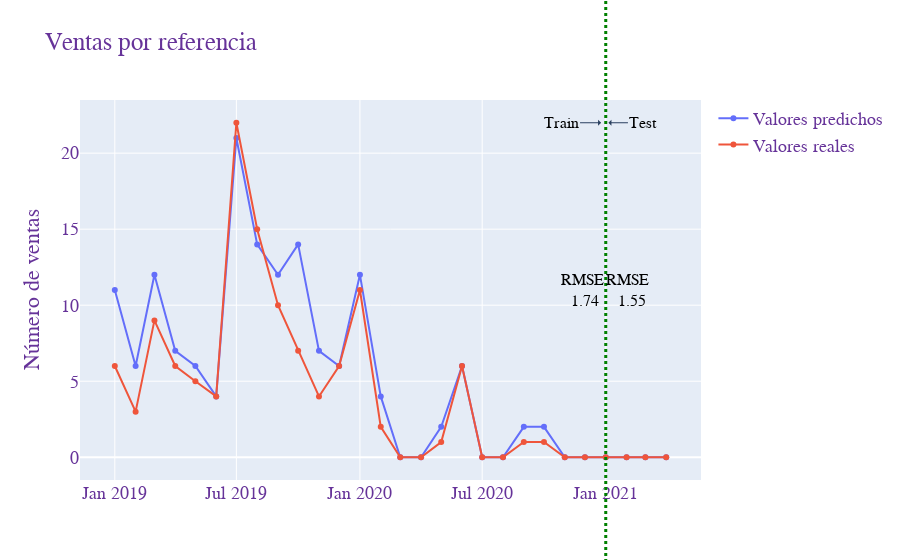

Write notebook code for a chart like this one.
### Code cell
aux = res.query('REF=="XA0539:00061:"')
fig = go.Figure()
fig.add_scatter(x=aux['DATE'], y=aux['PREDICTED'], mode='lines+markers', name='Valores predichos')
fig.add_scatter(x=aux['DATE'], y=aux['CANTIDAD'], mode='lines+markers', name='Valores reales')
fig.add_vline(x=date_index, line_width=3, line_dash="dot", line_color="green"
                ,y0=-2,y1=max([aux['PREDICTED'].max(),aux['CANTIDAD'].max()])+1)
fig.add_annotation(x='-'.join([date_indeaf,'5']), y=max([aux['PREDICTED'].max(),aux['CANTIDAD'].max()]),
            text="Test",
            font=dict(
            family="Courier New, monospace",
            size=16,
            color="black"
            ),
            showarrow=True,
            arrowhead=1,
            ax=35,
            ay=0,
            xanchor="center",
            yanchor="middle",)
fig.add_annotation(x='-'.join([date_indebef,'25']), y=max([aux['PREDICTED'].max(),aux['CANTIDAD'].max()]),
            text="Train",
            font=dict(
            family="Courier New, monospace",
            size=16,
            color="black"
            ),
            showarrow=True,
            arrowhead=1,
            ax=-40,
            ay=0,
            xanchor="center",
            yanchor="middle",)

fig.add_annotation(x='-'.join([date_indeaf,'31']), y=max([aux['PREDICTED'].max(),aux['CANTIDAD'].max()])/2,
            text="RMSE:<br>{:.2f}".format(mse(res_test.PREDICTED,res_test.CANTIDAD,squared=False)),
            font=dict(
            family="Courier New, monospace",
            size=16,
            color="black"
            ),
            showarrow=False,
            ax=35,
            ay=0,
            )
fig.add_annotation(x='-'.join([date_indebef,'1']), y=max([aux['PREDICTED'].max(),aux['CANTIDAD'].max()])/2,
            text="RMSE:<br>{:.2f}".format(mse(res_train.PREDICTED,res_train.CANTIDAD,squared=False)),
            font=dict(
            family="Courier New, monospace",
            size=16,
            color="black"
            ),
            showarrow=False,
            arrowhead=1,
            ax=-40,
            ay=0,
            xanchor="center",)
fig.update_layout(
    title="Ventas por referencia",
    yaxis_title="Número de ventas",
    font=dict(
        family="Courier New, monospace",
        size=18,
        color="RebeccaPurple"
    ))

### Figure 1 — Plotly figure (JSON) as saved in the notebook; plotly's stock layout.template omitted (floating-point values rounded to 4 significant figures)
{"data": [{"mode": "lines+markers", "name": "Valores predichos", "type": "scatter", "x": ["2019-01", "2019-02", "2019-03", "2019-04", "2019-05", "2019-06", "2019-07", "2019-08", "2019-09", "2019-10", "2019-11", "2019-12", "2020-01", "2020-02", "2020-03", "2020-04", "2020-05", "2020-06", "2020-07", "2020-08", "2020-09", "2020-10", "2020-11", "2020-12", "2021-01", "2021-02", "2021-03", "2021-04"], "y": [11, 6, 12, 7, 6, 4, 21, 14, 12, 14, 7, 6, 12, 4, 0, 0, 2, 6, 0, 0, 2, 2, 0, 0, 0, 0, 0, 0]}, {"mode": "lines+markers", "name": "Valores reales", "type": "scatter", "x": ["2019-01", "2019-02", "2019-03", "2019-04", "2019-05", "2019-06", "2019-07", "2019-08", "2019-09", "2019-10", "2019-11", "2019-12", "2020-01", "2020-02", "2020-03", "2020-04", "2020-05", "2020-06", "2020-07", "2020-08", "2020-09", "2020-10", "2020-11", "2020-12", "2021-01", "2021-02", "2021-03", "2021-04"], "y": [6, 3, 9, 6, 5, 4, 22, 15, 10, 7, 4, 6, 11, 2, 0, 0, 1, 6, 0, 0, 1, 1, 0, 0, 0, 0, 0, 0]}], "layout": {"annotations": [{"arrowhead": 1, "ax": 35, "ay": 0, "font": {"color": "black", "family": "Courier New, monospace", "size": 16}, "showarrow": true, "text": "Test", "x": "2021-01-5", "xanchor": "center", "y": 22, "yanchor": "middle"}, {"arrowhead": 1, "ax": -40, "ay": 0, "font": {"color": "black", "family": "Courier New, monospace", "size": 16}, "showarrow": true, "text": "Train", "x": "2020-12-25", "xanchor": "center", "y": 22, "yanchor": "middle"}, {"ax": 35, "ay": 0, "font": {"color": "black", "family": "Courier New, monospace", "size": 16}, "showarrow": false, "text": "  RMSE <br>   1.55", "x": "2021-01-31", "y": 11}, {"arrowhead": 1, "ax": -40, "ay": 0, "font": {"color": "black", "family": "Courier New, monospace", "size": 16}, "showarrow": false, "text": "RMSE <br>1.74", "x": "2020-12-1", "xanchor": "center", "y": 11}], "font": {"color": "RebeccaPurple", "family": "Courier New, monospace", "size": 18}, "shapes": [{"line": {"color": "green", "dash": "dot", "width": 3}, "type": "line", "x0": "2021-01", "x1": "2021-01", "xref": "x", "y0": -2, "y1": 23, "yref": "y domain"}], "title": {"text": "Ventas por referencia"}, "yaxis": {"title": {"text": "Número de ventas"}}}}
